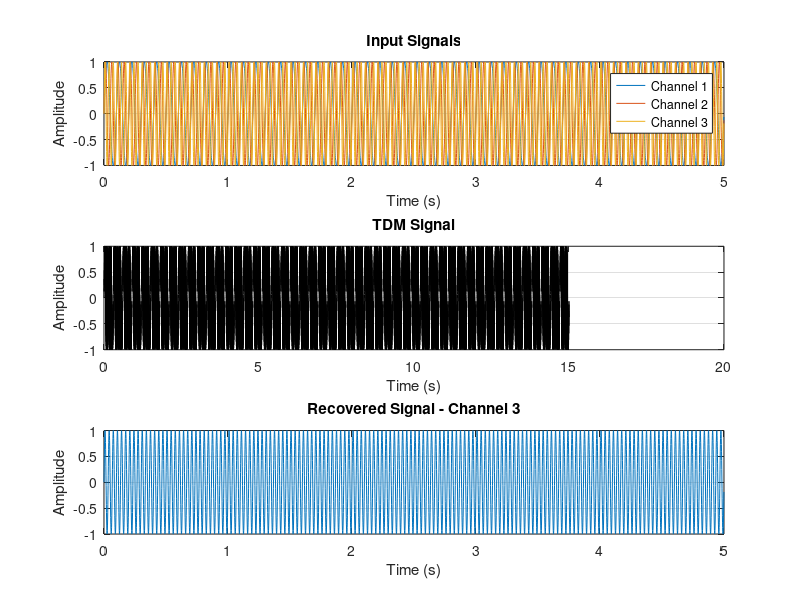

Write MATLAB code to recreate this figure.
% Parameters
fs = 1000; % Sampling frequency in Hz

Tb = 1;   % Bit duration in seconds
channels = 3; % Number of input signals
signal_length = 5; % Duration of each signal in seconds

% Generate input signals
signal_time = 0:1/fs:signal_length-1/fs;
input_signals = zeros(channels, length(signal_time));

for i = 1:channels
    input_signals(i, :) = sin(2 * pi * (10 * i) * signal_time); % Different frequencies for each channel
end

% Multiplexing
samples_per_bit = fs * Tb;
tdm_signal = zeros(1, channels * length(signal_time));
tdm_time = linspace(0, channels * signal_length, length(tdm_signal));

for i = 1:length(signal_time)
    for j = 1:channels
        tdm_signal((i-1)*channels + j) = input_signals(j, i);
    end
end

% Demultiplexing
recovered_signals = zeros(channels, length(signal_time));

for i = 1:channels
    recovered_signals(i, :) = tdm_signal(i:channels:end);
end

% Plotting


figure;

% Input Signals
subplot(3, 1, 1);
plot(signal_time, input_signals);
title('Input Signals');
grid on;
xlabel('Time (s)');
ylabel('Amplitude');
legend(arrayfun(@(x) sprintf('Channel %d', x), 1:channels,'UniformOutput', false));

% TDM Signal
subplot(3, 1, 2);
plot(tdm_time, tdm_signal, 'k');
title('TDM Signal');
grid on;
xlabel('Time (s)');
ylabel('Amplitude');

% Recovered Signals
for i = 1:channels
    subplot(3,1,3);
    plot(signal_time, recovered_signals(i, :));
    title(sprintf('Recovered Signal - Channel %d', i));
    grid on;
    xlabel('Time (s)');
    ylabel('Amplitude');
end
